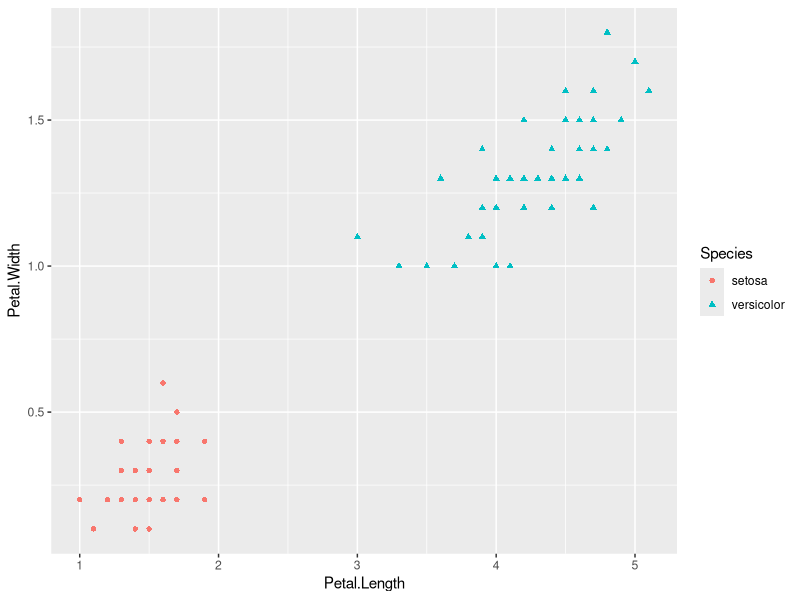

R code for this plot:
## ---- chunk 1
knitr::opts_chunk$set(echo = TRUE)
## ---- chunk 2
library(MASS)
library(ROCR)
library(e1071)
library(ggplot2)
## ---- chunk 3
iris2=iris[-which(iris$Species=='virginica'),3:5]
iris2$Species=factor(iris2$Species)
ggplot(data=iris2)+
  geom_point(aes(Petal.Length,Petal.Width,color=Species,shape=Species))

## ---- chunk 4
s=sample(1:nrow(iris2),nrow(iris2)*0.7)
train=iris2[s,]
test=iris2[-s,]
## ---- chunk 5
classifier=lda(Species~Petal.Length+Petal.Width,data=train)
## ---- chunk 6
y_pred=predict(classifier,type='response',newdata = test)
table(test$Species,y_pred$class)
## ---- chunk 7
s=sample(1:nrow(iris),nrow(iris)*0.7)
train1=iris[s,]
test1=iris[-s,]
## ---- chunk 8
classifier1=svm(Species~.,data=train1,type='C-classification',kernel='linear')
y_pred1=predict(classifier1,newdata = test1)
## ---- chunk 9
table(test1$Species,y_pred1)
